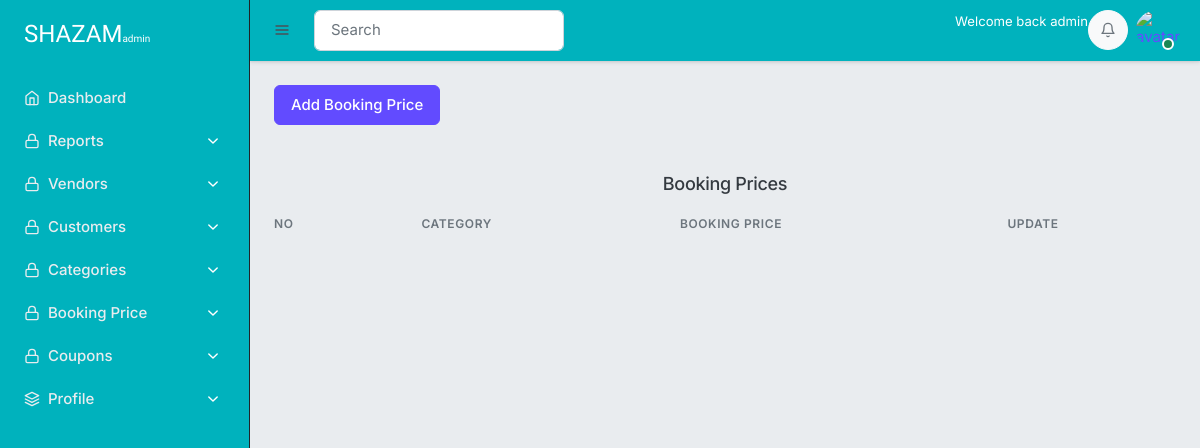
The page /superadmin/price_table on the database as committed earlier.
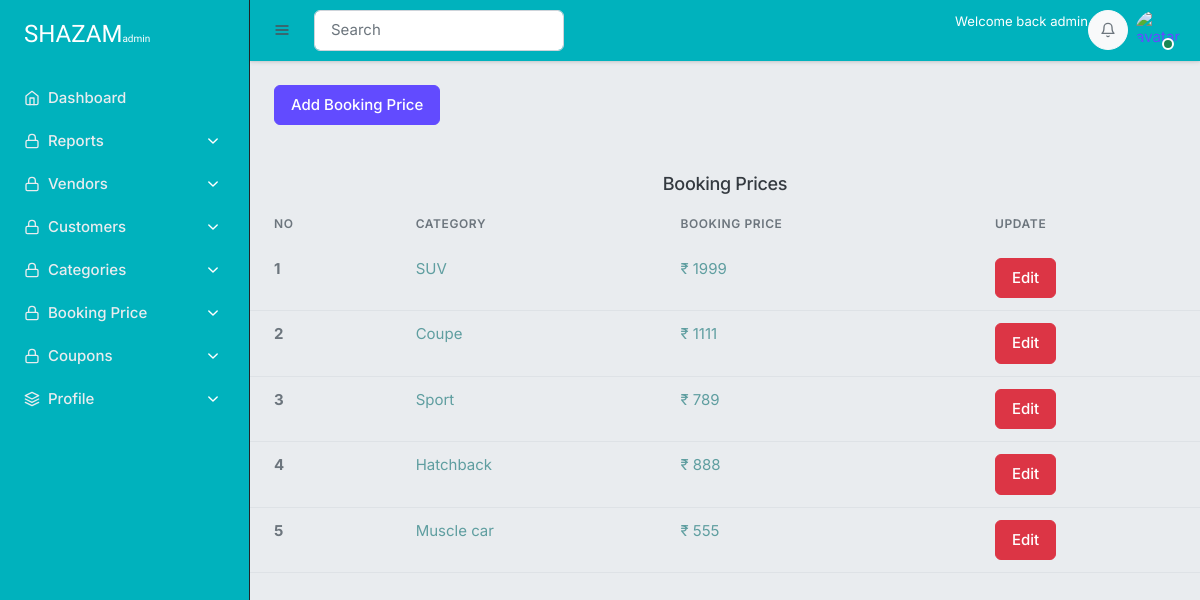
The same page on the database as committed later.
### superadmin/models.py (models this page shows, shortened)
class BookingPrice(models.Model):
    category=models.OneToOneField(Category,on_delete=models.CASCADE)
    booking_price=models.IntegerField(default=999)

### category/models.py (models this page shows)
class Category(models.Model):
    category_name=models.CharField(max_length=50,unique=True)
    slug=models.SlugField(max_length=100,unique=True)
    gif= models.URLField(max_length=1000,default='None')
    class Meta:
        verbose_name        ='Category'
        verbose_name_plural ='Categories'
    def __str__(self):
        return self.category_name

### superadmin/views.py (the view)
# urls.py: path('price_table',views.price_table,name='price_table'),
def price_table(request):
    bookingprices=BookingPrice.objects.all()
    context={
        'bookingprices':bookingprices,
    }
    return render(request,'superadmin/price_table.html',context)

### cart/context_processors.py (called while the page is built, shortened)
def counter(request):
    cart_count=0
    if 'admin' in request.path:
        return {}
    return dict(cart_count=cart_count)

### category/context_processors.py (called while the page is built)
def menu_links(request):
    links=Category.objects.all()
    return dict(all_categories=links)

### templates/superadmin/price_table.html
{% extends 'superadmin/base.html'%}
{% load static %}
{% load humanize %}
{% block content %}
<a href="{% url 'add_price' %}"><div class="btn btn-primary m-5 ">Add Booking Price</div></a>
<h4 class="text-center mt-5">Booking Prices</h4>
<div class="table-responsive">
    <table class="table">
        <thead>
          <tr>
            <th scope="col">No</th>
            <th scope="col">Category</th>
            <th scope="col">Booking Price</th>
            <th scope="col">Update</th>
          </tr>
        </thead>
        <tbody>
            {% for bookingprice in bookingprices %}
          <tr>
            <th scope="row">{{ forloop.counter }}</th>
            <td><span style="color: cadetblue;">{{bookingprice.category}} </span></td>
            <td><span style="color: cadetblue;">₹ {{bookingprice.booking_price}} </span></td>
            <td>
                <a   href="{% url 'edit_price' bookingprice.id %}" class="btn btn-danger ">Edit</a>
            </td>
        </tr>
          {% endfor %}
        </tbody>
      </table>
</div>
{% endblock %}

Rows that differ between the two databases and show on the page:
added BookingPrice: category "SUV", booking_price "1999"
added BookingPrice: category "Coupe", booking_price "1111"
added BookingPrice: category "Sport", booking_price "789"
added BookingPrice: category "Hatchback", booking_price "888"
added BookingPrice: category "Muscle car", booking_price "555"
